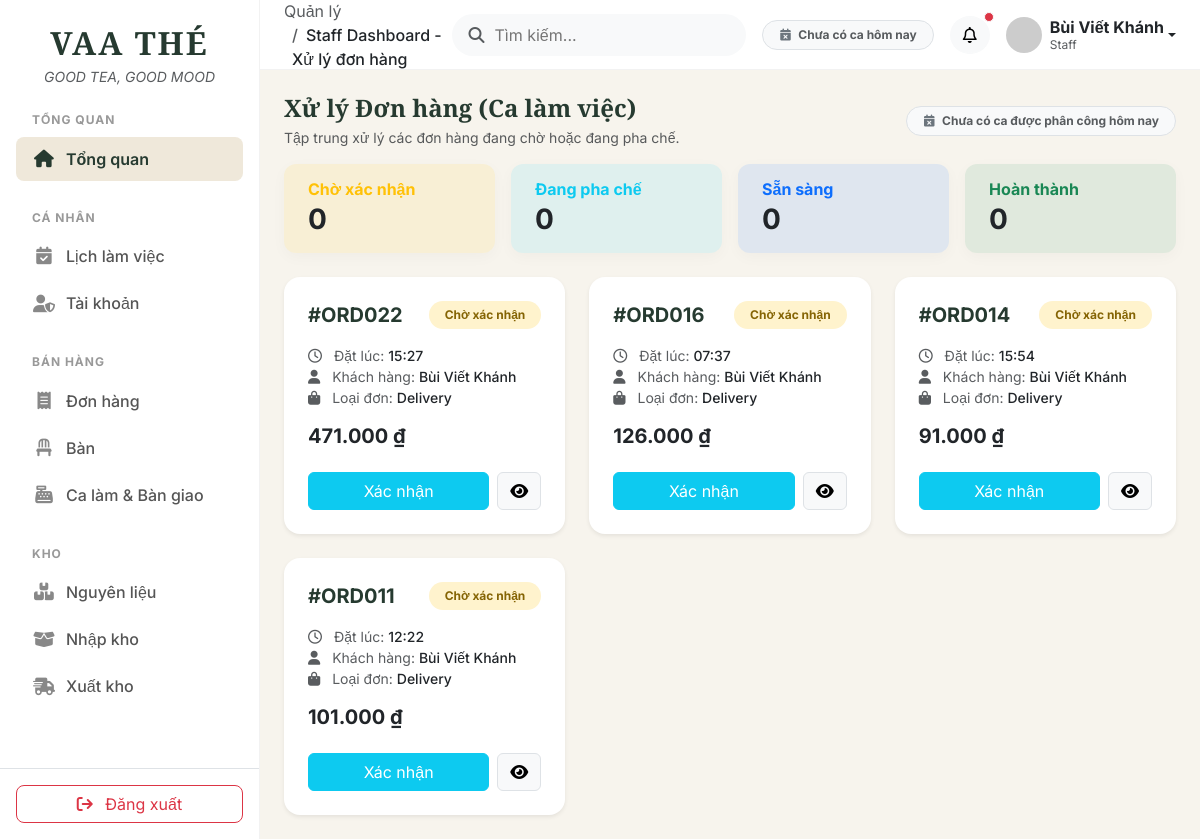
The page /public/admin.php?route=staff_dashboard (signed in) on the database as committed earlier.
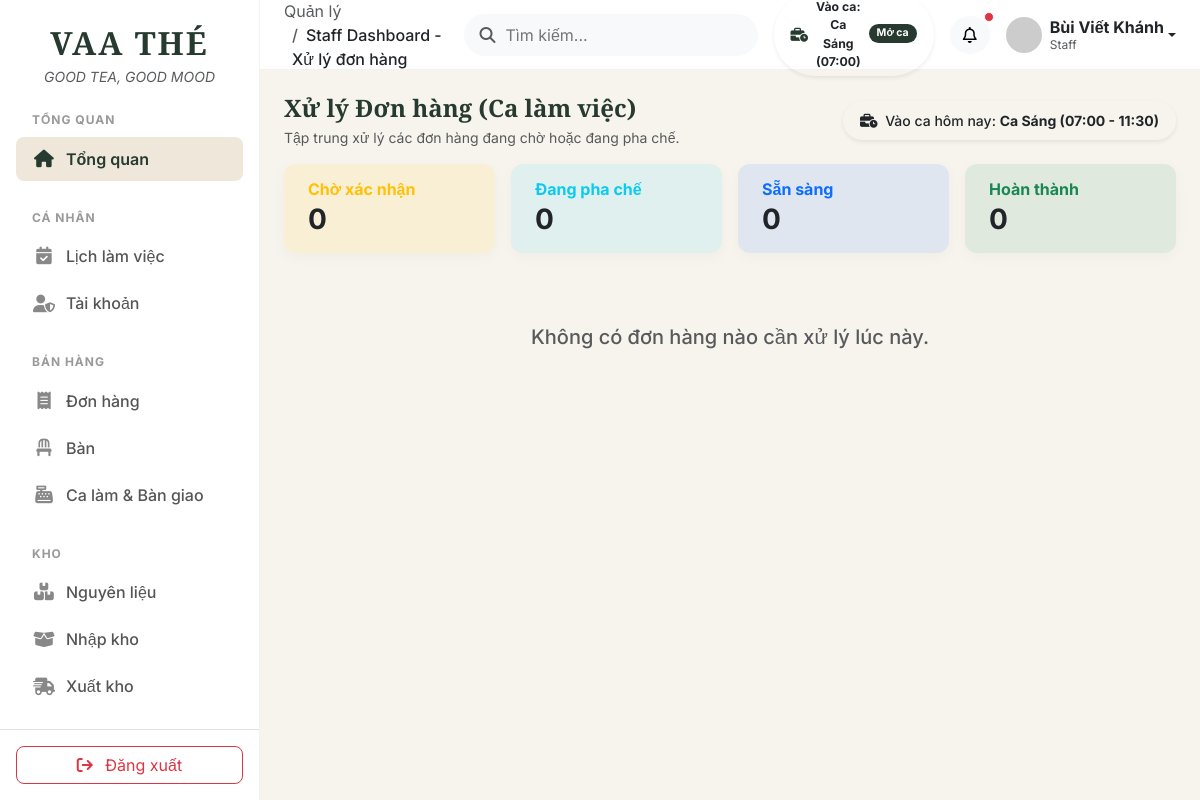
The same page on the database as committed later.
### tables this page shows
CREATE TABLE `orders` (
  `id` int(10) unsigned NOT NULL AUTO_INCREMENT,
  `customer_id` int(10) unsigned DEFAULT NULL,
  `user_id` int(10) unsigned DEFAULT NULL,
  `table_id` int(10) unsigned DEFAULT NULL,
  `shift_session_id` int(10) unsigned DEFAULT NULL,
  `total_amount` decimal(12,2) NOT NULL DEFAULT 0.00,
  `discount` decimal(12,2) NOT NULL DEFAULT 0.00,
  `final_amount` decimal(12,2) NOT NULL DEFAULT 0.00,
  `order_type` enum('delivery','takeaway','dine_in') NOT NULL DEFAULT 'takeaway',
  `status` enum('pending','confirmed','preparing','ready','completed','cancelled') NOT NULL DEFAULT 'pending',
  `note` text DEFAULT NULL,
  `created_at` timestamp NOT NULL DEFAULT current_timestamp(),
  `updated_at` timestamp NOT NULL DEFAULT current_timestamp() ON UPDATE current_timestamp(),
  PRIMARY KEY (`id`),
  KEY `fk_orders_user` (`user_id`),
  KEY `fk_orders_table` (`table_id`),
  KEY `idx_orders_customer` (`customer_id`),
  KEY `idx_orders_status` (`status`),
  KEY `idx_orders_created_at` (`created_at`),
  KEY `idx_shift_session` (`shift_session_id`),
  CONSTRAINT `fk_orders_customer` FOREIGN KEY (`customer_id`) REFERENCES `customers` (`id`) ON DELETE SET NULL ON UPDATE CASCADE,
  CONSTRAINT `fk_orders_table` FOREIGN KEY (`table_id`) REFERENCES `tables` (`id`) ON DELETE SET NULL ON UPDATE CASCADE,
  CONSTRAINT `fk_orders_user` FOREIGN KEY (`user_id`) REFERENCES `users` (`id`) ON DELETE SET NULL ON UPDATE CASCADE
);

CREATE TABLE `employee_shifts` (
  `id` int(10) unsigned NOT NULL AUTO_INCREMENT,
  `employee_id` int(10) unsigned NOT NULL,
  `shift_id` int(10) unsigned NOT NULL,
  `work_date` date NOT NULL,
  `status` enum('assigned','completed','absent','cancelled') DEFAULT 'assigned',
  `created_at` timestamp NOT NULL DEFAULT current_timestamp(),
  PRIMARY KEY (`id`),
  UNIQUE KEY `employee_id` (`employee_id`,`shift_id`,`work_date`),
  KEY `shift_id` (`shift_id`),
  CONSTRAINT `employee_shifts_ibfk_1` FOREIGN KEY (`employee_id`) REFERENCES `users` (`id`) ON DELETE CASCADE ON UPDATE CASCADE,
  CONSTRAINT `employee_shifts_ibfk_2` FOREIGN KEY (`shift_id`) REFERENCES `shifts` (`id`) ON DELETE CASCADE ON UPDATE CASCADE
);

CREATE TABLE `shifts` (
  `id` int(10) unsigned NOT NULL AUTO_INCREMENT,
  `name` varchar(100) NOT NULL,
  `start_time` time NOT NULL,
  `end_time` time NOT NULL,
  `status` tinyint(1) NOT NULL DEFAULT 1,
  `created_at` timestamp NOT NULL DEFAULT current_timestamp(),
  `updated_at` timestamp NOT NULL DEFAULT current_timestamp() ON UPDATE current_timestamp(),
  PRIMARY KEY (`id`)
);

### app/controllers/Staff/DashboardController.php (called while the page is built, shortened)
<?php
require_once __DIR__ . '/../../models/Order.php';
class DashboardController {
    public function index() {
        $orderModel = new Order();
        $allOrdersRaw = $orderModel->getAll();
        $orders = [];
        foreach($allOrdersRaw as $o) {
            $status = $o['status'];
            if (in_array($status, ['pending', 'confirmed', 'preparing', 'ready'])) {
                $orders[] = [
                    'id' => $o['id'],
                    'code' => '#ORD' . str_pad($o['id'], 3, '0', STR_PAD_LEFT),
                    'customer' => $o['customer_name'],
                    'type' => ucfirst(str_replace('_', '-', $o['order_type'])),
                    'total' => number_format($o['final_amount'], 0, ',', '.') . ' ₫',
                    'status' => $status,
                    'time' => date('H:i', strtotime($o['created_at']))
                ];
            }
        }
        require_once __DIR__ . '/../../views/staff/dashboard/index.php';
        require_once __DIR__ . '/../../views/layouts/admin.php';
    }
}

### app/models/ShiftSession.php (called while the page is built, shortened)
<?php
require_once __DIR__ . '/../config/database.php';
class ShiftSession {
    private $conn;
    public function __construct() {
        global $conn;
        $this->conn = $conn;
    }
    public function getCurrentOpenSession($userId = null) {
        if ($userId) {
            $sql = "SELECT s.*, u.full_name as user_name, sh.name as shift_name, sh.start_time, sh.end_time
                    FROM shift_sessions s
                    JOIN users u ON s.user_id = u.id
                    LEFT JOIN shifts sh ON s.shift_id = sh.id
                    WHERE s.status = 'open' AND s.user_id = ?
                    ORDER BY s.opened_at DESC LIMIT 1";
            $stmt = $this->conn->prepare($sql);
            $stmt->bind_param("i", $userId);
            $stmt->execute();
            return $stmt->get_result()->fetch_assoc();
        }
        $sql = "SELECT s.*, u.full_name as user_name, sh.name as shift_name, sh.start_time, sh.end_time
                FROM shift_sessions s
                JOIN users u ON s.user_id = u.id
                LEFT JOIN shifts sh ON s.shift_id = sh.id
                WHERE s.status = 'open'
                ORDER BY s.opened_at DESC LIMIT 1";
        $res = $this->conn->query($sql);
        return $res ? $res->fetch_assoc() : null;
    }
}

### app/models/Shift.php (called while the page is built, shortened)
<?php
require_once __DIR__ . '/../config/database.php';
class Shift {
    private $conn;
    public function __construct() {
        global $conn;
        $this->conn = $conn;
    }
    public function getAssignedShiftsForStaffToday($userId, $date = null) {
        $workDate = $date ?: date('Y-m-d');
        $sql = "SELECT es.*, s.name as shift_name, s.start_time, s.end_time
                FROM employee_shifts es
                JOIN shifts s ON es.shift_id = s.id
                WHERE es.employee_id = ?
                  AND es.work_date = ?
                  AND es.status != 'cancelled'
                ORDER BY s.start_time ASC";
        $stmt = $this->conn->prepare($sql);
        $stmt->bind_param("is", $userId, $workDate);
        $stmt->execute();
        return $stmt->get_result()->fetch_all(MYSQLI_ASSOC);
    }
    public function getActiveAssignedShiftForStaffNow($userId, $currentTime = null) {
        $assigned = $this->getAssignedShiftsForStaffToday($userId);
        if (empty($assigned)) {
            return null;
        }
        if (count($assigned) === 1) {
            return $assigned[0];
        }
        return $assigned[0];
    }
}

### app/models/Order.php (called while the page is built, shortened)
<?php
require_once __DIR__ . '/../config/database.php';
class Order {
    private $conn;
    public function __construct() {
        global $conn;
        $this->conn = $conn;
    }
    public function getAll() {
        $sql = "SELECT o.*,
                       COALESCE(c.full_name, u.full_name, 'Khách vãng lai') as customer_name,
                       COALESCE(p.method, 'Tiền mặt') as payment_method
                FROM orders o
                LEFT JOIN customers c ON o.customer_id = c.id
                LEFT JOIN users u ON o.user_id = u.id
                LEFT JOIN payments p ON o.id = p.order_id
                ORDER BY o.created_at DESC";
        $result = $this->conn->query($sql);
        return $result->fetch_all(MYSQLI_ASSOC);
    }
}

### app/views/staff/dashboard/index.php (the view, shortened to what the changed rows need)
<?php
    $staffUserId = isset($_SESSION['user_id']) ? (is_array($_SESSION['user_id']) ? (int)current($_SESSION['user_id']) : (int)$_SESSION['user_id']) : 0;
    require_once __DIR__ . '/../../../models/ShiftSession.php';
    require_once __DIR__ . '/../../../models/Shift.php';
    $shiftSessionModel = new ShiftSession();
    $staffOpenSession = $shiftSessionModel->getCurrentOpenSession($staffUserId);
    $staffTodayShift = null;
    if (!$staffOpenSession) {
        $staffShiftObj = new Shift();
        $staffTodayShift = $staffShiftObj->getActiveAssignedShiftForStaffNow($staffUserId);
    }
?>
<div class="d-flex justify-content-between align-items-center mb-3">
    <div>
        <?php if ($staffOpenSession): ?>
            <a href="admin.php?route=shift_sessions&action=close" class="btn btn-sm btn-outline-success rounded-pill px-3 py-2 shadow-sm">
                <i class="fa-solid fa-cash-register me-1"></i> Đang mở: <b><?= htmlspecialchars($staffOpenSession['shift_name'] ?? $staffOpenSession['session_code']) ?></b> (Kết ca)
            </a>
        <?php elseif ($staffTodayShift): ?>
            <a href="admin.php?route=shift_sessions&action=open" class="btn btn-sm btn-forest rounded-pill px-3 py-2 shadow-sm fw-medium">
                <i class="fa-solid fa-business-time me-1"></i> Vào ca hôm nay: <b><?= htmlspecialchars($staffTodayShift['shift_name']) ?> (<?= substr($staffTodayShift['start_time'], 0, 5) ?> - <?= substr($staffTodayShift['end_time'], 0, 5) ?>)</b>
            </a>
        <?php else: ?>
            <span class="badge bg-light text-muted border rounded-pill px-3 py-2 small">
                <i class="fa-solid fa-calendar-xmark me-1 text-secondary"></i> Chưa có ca được phân công hôm nay
            </span>
        <?php endif; ?>
    </div>
</div>
<div class="row g-4">
    <?php if(empty($orders)): ?>
        <div class="col-12 text-center py-5">
            <h5 class="text-muted">Không có đơn hàng nào cần xử lý lúc này.</h5>
        </div>
    <?php else: ?>
        <?php foreach($orders as $order): ?>
        <div class="col-12 col-md-6 col-xl-4">
            <div class="card border-0 shadow-sm rounded-4 h-100">
                <div class="card-body p-4">
                    <div class="d-flex justify-content-between align-items-center mb-3">
                        <h5 class="fw-bold text-forest mb-0"><?= $order['code'] ?></h5>
                        <?php
                        $badgeClass = '';
                        $statusText = '';
                        switch($order['status']) {
                            case 'pending': $badgeClass = 'badge-pending'; $statusText = 'Chờ xác nhận'; break;
                        }
                        ?>
                        <span class="badge <?= $badgeClass ?> rounded-pill px-3 py-2"><?= $statusText ?></span>
                    </div>
                    <div class="mb-3 text-muted small">
                        <div><i class="fa-regular fa-clock me-2"></i> Đặt lúc: <span class="text-dark fw-medium"><?= $order['time'] ?></span></div>
                        <div><i class="fa-solid fa-user me-2"></i> Khách hàng: <span class="text-dark fw-medium"><?= $order['customer'] ?></span></div>
                        <div><i class="fa-solid fa-bag-shopping me-2"></i> Loại đơn: <span class="text-dark fw-medium"><?= $order['type'] ?></span></div>
                    </div>
                    <h5 class="fw-bold text-dark mb-4"><?= $order['total'] ?></h5>
                    <div class="d-flex gap-2">
                        <form action="admin.php?route=orders&action=update_status" method="POST" class="flex-grow-1">
                            <?php if($order['status'] === 'pending'): ?>
                                <button type="submit" class="btn btn-info text-white w-100">Xác nhận</button>
                            <?php elseif($order['status'] === 'confirmed'): ?>
                                <input type="hidden" name="status" value="preparing">
                                <button type="submit" class="btn btn-forest w-100">Bắt đầu pha chế</button>
                            <?php elseif($order['status'] === 'preparing'): ?>
                                <input type="hidden" name="status" value="ready">
                                <button type="submit" class="btn btn-primary w-100">Báo sẵn sàng</button>
                            <?php elseif($order['status'] === 'ready'): ?>
                                <input type="hidden" name="status" value="completed">
                                <button type="submit" class="btn btn-success w-100">Hoàn thành đơn</button>
                            <?php endif; ?>
                        </form>
                        <a href="admin.php?route=orders&action=show&id=<?= $order['id'] ?>" class="btn btn-light border" data-bs-toggle="tooltip" title="Xem chi tiết">
                            <i class="fa-solid fa-eye"></i>
                        </a>
                    </div>
                </div>
            </div>
        </div>
        <?php endforeach; ?>
    <?php endif; ?>
</div>

### app/views/partials/admin/topbar.php (shortened to what the changed rows need)
<header class="admin-topbar d-flex align-items-center justify-content-between px-4">
    <div class="d-flex align-items-center gap-3">
        <div class="search-box d-none d-md-flex align-items-center bg-light rounded-pill px-3 py-2">
            <i class="fa-solid fa-magnifying-glass text-muted"></i>
            <input type="text" class="border-0 bg-transparent ms-2 admin-style-874267" placeholder="Tìm kiếm..." >
        </div>
        <?php
            $topbarUserId = isset($_SESSION['user_id']) ? (is_array($_SESSION['user_id']) ? (int)current($_SESSION['user_id']) : (int)$_SESSION['user_id']) : 0;
            $topbarIsAdmin = isset($_SESSION['role']) && $_SESSION['role'] === 'admin';
            require_once __DIR__ . '/../../../models/ShiftSession.php';
            require_once __DIR__ . '/../../../models/Shift.php';
            $topbarShiftModel = new ShiftSession();
            $topbarOpenSession = $topbarShiftModel->getCurrentOpenSession($topbarUserId);
            $topbarTodayShift = null;
            if (!$topbarOpenSession) {
                $tShiftObj = new Shift();
                $topbarTodayShift = $tShiftObj->getActiveAssignedShiftForStaffNow($topbarUserId);
            }
        ?>
        <?php if (!empty($topbarOpenSession)): ?>
            <a href="admin.php?route=shift_sessions&action=close" class="btn btn-sm btn-success rounded-pill px-3 py-1 shadow-sm d-flex align-items-center gap-2 text-decoration-none" title="Nhấn để kết ca & bàn giao">
                <span class="spinner-grow spinner-grow-sm text-light" style="width: 8px; height: 8px;"></span>
                <span class="small fw-bold">Ca: <?= htmlspecialchars($topbarOpenSession['shift_name'] ?? $topbarOpenSession['session_code']) ?></span>
                <span class="badge bg-white text-success rounded-pill small py-1 px-2">Kết ca</span>
            </a>
        <?php elseif ($topbarTodayShift): ?>
            <a href="admin.php?route=shift_sessions&action=open" class="btn btn-sm btn-outline-forest rounded-pill px-3 py-1 shadow-sm d-flex align-items-center gap-2 text-decoration-none" title="Hôm nay bạn có ca: <?= htmlspecialchars($topbarTodayShift['shift_name']) ?>">
                <i class="fa-solid fa-business-time text-forest"></i>
                <span class="small fw-bold">Vào ca: <?= htmlspecialchars($topbarTodayShift['shift_name']) ?> (<?= substr($topbarTodayShift['start_time'], 0, 5) ?>)</span>
                <span class="badge bg-forest text-white rounded-pill small py-1 px-2">Mở ca</span>
            </a>
        <?php else: ?>
            <span class="badge bg-light text-muted border rounded-pill px-3 py-2 small" title="Không có lịch phân công ca hôm nay">
                <i class="fa-solid fa-calendar-xmark me-1 text-secondary"></i> Chưa có ca hôm nay
            </span>
        <?php endif; ?>
        <button class="btn btn-light rounded-circle position-relative btn-notification">
            <i class="fa-regular fa-bell"></i>
            <span class="position-absolute top-0 start-100 translate-middle p-1 bg-danger border border-light rounded-circle">
            </span>
        </button>
        <div class="dropdown">
            <a href="#" class="d-flex align-items-center text-decoration-none dropdown-toggle text-dark" id="userDropdown" data-bs-toggle="dropdown" aria-expanded="false">
            </a>
        </div>
    </div>
</header>

Rows that differ between the two databases and show on the page:
no longer on this page (row edited): orders: code "#ORD022", status "Chờ xác nhận", time "15:27", customer "Bùi Viết Khánh", type "Delivery", total "471.000 ₫", shows "Xác nhận"
no longer on this page (row edited): orders: code "#ORD016", status "Chờ xác nhận", time "07:37", customer "Bùi Viết Khánh", type "Delivery", total "126.000 ₫", shows "Xác nhận"
no longer on this page (row edited): orders: code "#ORD014", status "Chờ xác nhận", time "15:54", customer "Bùi Viết Khánh", type "Delivery", total "91.000 ₫", shows "Xác nhận"
no longer on this page (row edited): orders: code "#ORD011", status "Chờ xác nhận", time "12:22", customer "Bùi Viết Khánh", type "Delivery", total "101.000 ₫", shows "Xác nhận"
added employee_shifts: shift.name "Ca Sáng", shift.start_time "07:00", shift.end_time "11:30"
Other text that changed with them:
text no longer shown: "Chưa có ca hôm nay Chưa có ca được phân công hôm nay"
text now shown: "Vào ca: ( ) Mở ca Vào ca hôm nay: ( - ) Không có đơn hàng nào cần xử lý lúc này."
